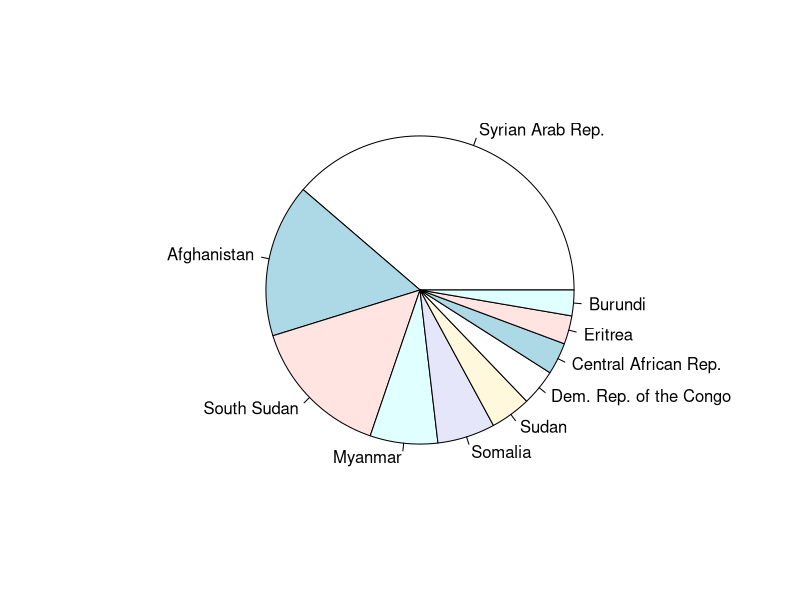
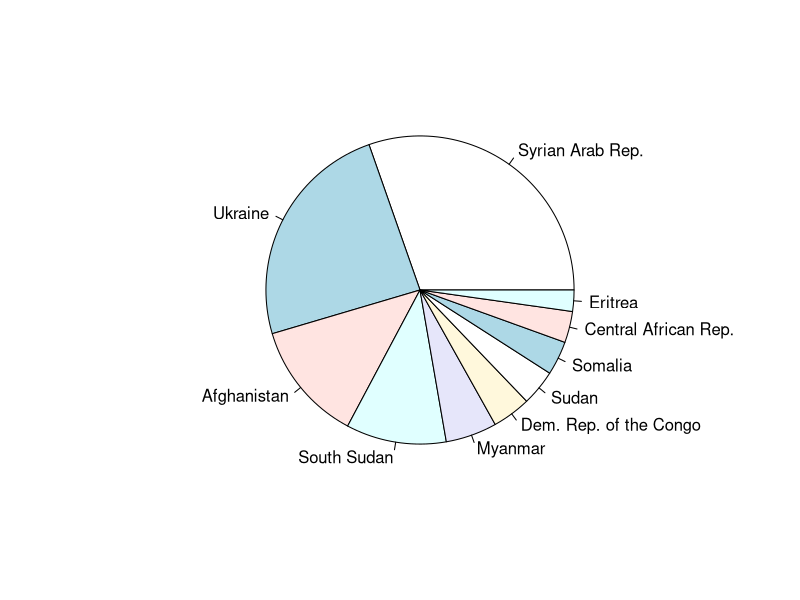

These figures' R source, in order: (Note: this script raises an error after producing the figures.)
#import library needed
library(ggplot2)
library(dplyr)
library(readr)
library(reshape2)
library(reshape)
library(tidyr)

#import global_copper_2020-.csv, global_energy_2020-.csv, global_iron_2020-csv, global_natural_gas_2020-.csv, global_sunflower_oil_2020-.csv, global_wheat_2020-.csv
#read in the data
refugee2022 <- read.csv("csv/population2022_.csv")
refugee2017 <- read.csv("csv/population2017_.csv")
head2017 <- head(refugee2017, 10)
head2017
pie(head2017$Refugees.under.UNHCR.s.mandate, labels = head2017$Country.of.origin)

head2022 <- head(refugee2022, 10)
head2022
pie(head2022$Refugees.under.UNHCR.s.mandate, labels = head2022$Country.of.origin)
merged_temp <- merge(head2017, head2022, all = T)
merged_temp
library(ggplot2)


#make pie chart for refugees in 2017, with only top 3 countries has the name of the country
pie(merged_temp$Refugees.under.UNHCR.s.mandate.x, labels = merged_temp$Country.of.origin.x)

#make pie chart for refugees in 2022, with only top 3 countries has the name of the country
pie(merged_temp$Refugees.under.UNHCR.s.mandate.y, labels = merged_temp$Country.of.origin.y)
